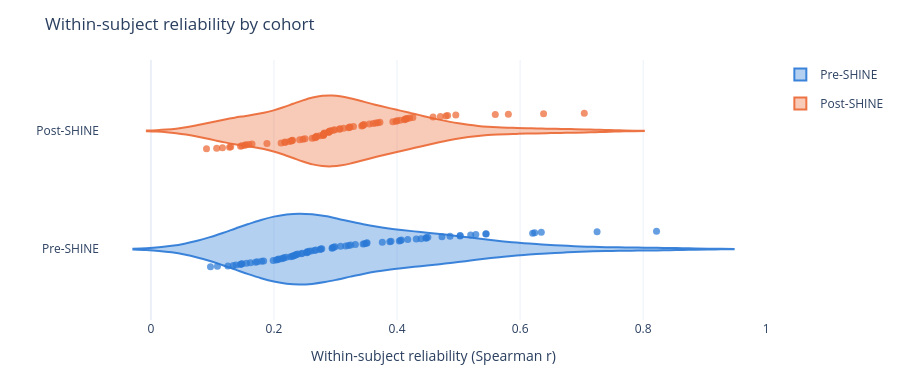

Source (notebook cell):
### Markdown cell above
## 2. Within-subject reliability

Distribution of within-subject reliability (per-subject mean Spearman r across trial repeats)
for each cohort, and a Mann-Whitney U test of whether the two cohorts differ.

### Code cell
fig_reliability(reliability).show()
